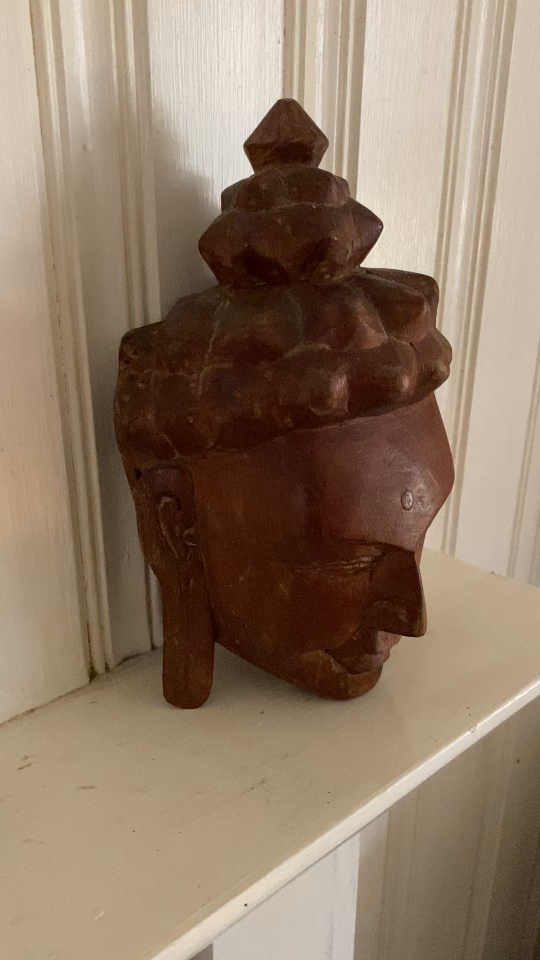
#> input picture 3D_ImgReg/buddha_images/buddha_001.png, 1080 x 1920 px, found by its file name (shown at 1/2 size); its folder holds only this picture in this run
$ jupyter execute --allow-errors 3D_ImgReg.ipynb   (older library calls are emulated)
#> lines starting #> are read from the running program, lines starting #| are printed output that depends on the picture
Tejasri Kasturi

HW4- AUTONOUMOUS FIELD ROBOTICS

[cell 1]
import cv2
import numpy as np
import matplotlib.pyplot as plt
from random import randint

print(plt.get_backend())

# Load and preprocess images
def load_images(base_path, image_indices, excluded_indices):
    """Load and preprocess a list of images."""
    images, raw_images = [], []
    for i in image_indices:
        if i in excluded_indices:
            continue
        img_path = f"{base_path}/buddha_{i:003d}.png"
        image = cv2.imread(img_path)
#> image is the input picture: shape (1920, 1080, 3); mean B, G, R 101.4, 121.8, 143.2
        raw_images.append(image)
        if image is not None:
            images.append(cv2.cvtColor(image, cv2.COLOR_BGR2RGB))
    return images, raw_images

base_path = '/home/kasturi/AFR_EECE7150/HW4/buddha_images'
image_indices = range(1, 25)
excluded_indices = {2, 3}
Images, raw_Images = load_images(base_path, image_indices, excluded_indices)

# Normalize images
def normalize_image(image):
    """Convert an image to grayscale and normalize it using CLAHE."""
    gray_image = cv2.cvtColor(image, cv2.COLOR_RGB2GRAY)
    clahe = cv2.createCLAHE(clipLimit=2.0, tileGridSize=(8, 8))
    enhanced_image = clahe.apply(gray_image)
    normalized_image = cv2.normalize(enhanced_image, None, 0, 255, cv2.NORM_MINMAX, dtype=cv2.CV_8U)
    return normalized_image

# Feature matching with SIFT
# [48 lines left out: functions feature_matching, generate_color, epipolar_lines, not called in this run]

# Display SIFT matches between two consecutive images
for i in range(len(Images) - 1):
    normalized_img1 = normalize_image(Images[i])
    normalized_img2 = normalize_image(Images[i + 1])

    img1_pts, img2_pts, matched_image = feature_matching(normalized_img1, normalized_img2)
    plt.figure(figsize=(12, 8))
    plt.title(f"SIFT Matches: Image {i} and Image {i + 1}")
    plt.imshow(matched_image)
    plt.axis("off")
    plt.show()

Fundamental and Essential Matrix Calculations with Epipolar line plot

[cell 2]
from sklearn.linear_model import RANSACRegressor
from mpl_toolkits.mplot3d import Axes3D
from mpl_toolkits.mplot3d.art3d import Poly3DCollection

# List for storing matched points across image pairs
img1_gp = []
img2_gp = []
normalized_images = []  # List for storing normalized images

# Normalize images
for img in Images:
    normalized_images.append(normalize_image(img))
#> this loop made 1 pass
#> pass 1, in normalize_image, `gray_image = cv2.cvtColor(image, cv2.COLOR_RGB2GRAY)`:
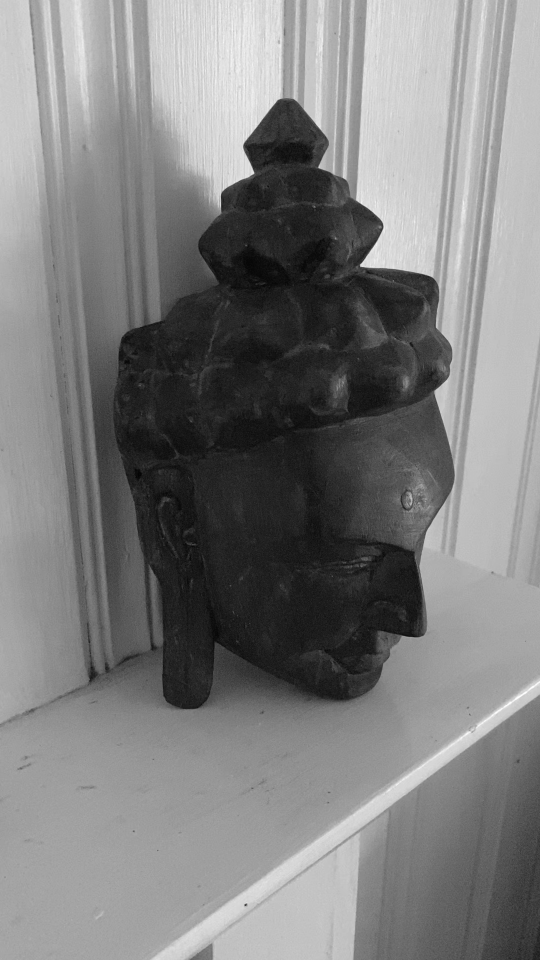
#> gray_image: shape (1920, 1080) (shown at 1/2 size); min 3, max 255, mean 125.9
#> pass 1, in normalize_image, `enhanced_image = clahe.apply(gray_image)`:
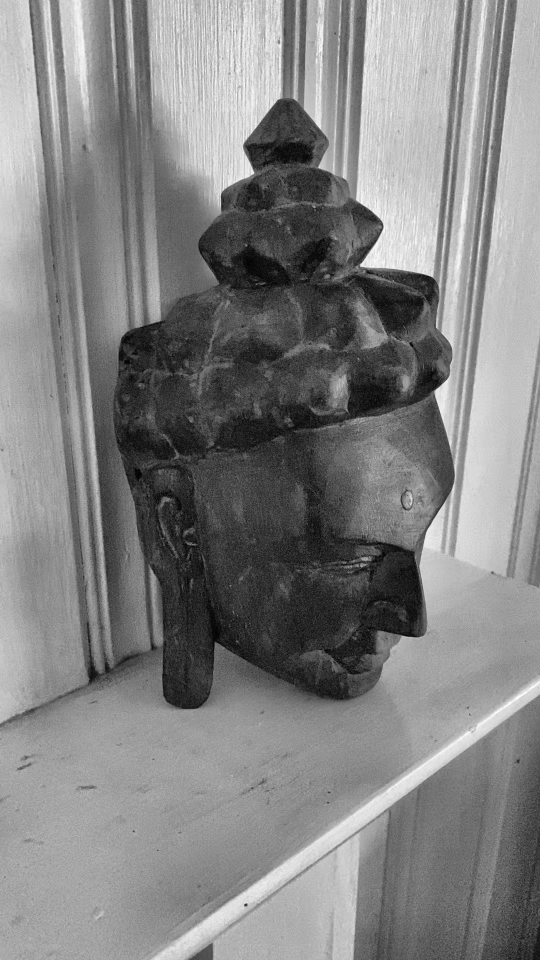
#> enhanced_image: shape (1920, 1080) (shown at 1/2 size); min 2, max 255, mean 130.2

# Camera matrix (intrinsic parameters)
height, width = normalized_images[0].shape[:2]
#> height = 1920; width = 1080
cam_matrix = np.array([[width, 0, width / 2], [0, width, height / 2], [0, 0, 1]])

# Fundamental matrix computation loop
transformation_matrix = np.eye(4)
for j in range(0, len(normalized_images) - 1):
    np.random.seed(42)
    ransac_threshold = 3.0

    # Feature matching
    _, _, Img1_gp, Img2_gp, _, _, _ = feature_matching(normalized_images[j], normalized_images[j + 1])
    img1_gp.append(Img1_gp)
    img2_gp.append(Img2_gp)

    # Filter inliers using RANSAC
    ransac = RANSACRegressor(residual_threshold=ransac_threshold, random_state=42)
    ransac.fit(img1_gp[j], img2_gp[j])
    inlier_mask = ransac.inlier_mask_
    inlier_img1_gp = img1_gp[j][inlier_mask]
    inlier_img2_gp = img2_gp[j][inlier_mask]

    # Construct matrix A for the fundamental matrix
    A = []
    for i in range(len(inlier_img1_gp)):
        x1, y1 = inlier_img1_gp[i]
        x2, y2 = inlier_img2_gp[i]
        A.append([x2 * x1, x2 * y1, x2, y2 * x1, y2 * y1, y2, x1, y1, 1])
    A = np.array(A)

    # Solve A.f = 0 using Singular Value Decomposition (SVD)
    U, D, Vt = np.linalg.svd(A)
    Funda = Vt[-1].reshape(3, 3)

    # Enforce rank-2 constraint
    U_cap, D_cap, Vt_cap = np.linalg.svd(Funda)
    D_cap[2] = 0  # Set the smallest singular value to 0
    Funda = U_cap @ np.diag(D_cap) @ Vt_cap

    # Print the fundamental matrix
    print(f"Fundamental Matrix for image pair {j} and {j+1}:\n{Funda}")

    # Epipolar Lines Visualization
    linesLeft = cv2.computeCorrespondEpilines(img2_gp[j].reshape(-1, 1, 2), 2, Funda)
    linesLeft = linesLeft.reshape(-1, 3)
    img5, img6 = epipolar_lines(normalized_images[j], normalized_images[j + 1], linesLeft, img1_gp[j], img2_gp[j])

    linesRight = cv2.computeCorrespondEpilines(img1_gp[j].reshape(-1, 1, 2), 1, Funda)
    linesRight = linesRight.reshape(-1, 3)
    img3, img4 = epipolar_lines(normalized_images[j + 1], normalized_images[j], linesRight, img2_gp[j], img1_gp[j])

    plt.subplot(141), plt.imshow(img5)
    plt.subplot(142), plt.imshow(img6)
    plt.subplot(143), plt.imshow(img4)
    plt.subplot(144), plt.imshow(img3)
    plt.show()

    # Compute the Essential Matrix (E) from Fundamental Matrix (F)
    E = np.dot(cam_matrix.T, np.dot(Funda, cam_matrix))

    # Decompose the Essential Matrix to find rotation and translation
    U_E, D_E, Vt_E = np.linalg.svd(E)

    # Ensure determinant is positive for valid rotation matrices
    if np.linalg.det(U_E) < 0:
        U_E *= -1
    if np.linalg.det(Vt_E) < 0:
        Vt_E *= -1

    # Compute possible rotation matrices and translations
    W = np.array([[0, -1, 0], [1, 0, 0], [0, 0, 1]])
    R1 = U_E @ W @ Vt_E
    R2 = U_E @ W.T @ Vt_E
    t1 = U_E[:, 2]
    t2 = -U_E[:, 2]

    # Select the best (R, t) pair based on the number of valid 3D points
    best_valid_points = 0
    best_rotation, best_translation = None, None

    P1 = np.dot(cam_matrix, np.hstack((np.identity(3), np.zeros((3, 1)))))

    for R, t in [(R1, t1), (R1, t2), (R2, t1), (R2, t2)]:
        P2 = np.dot(cam_matrix, np.hstack((R, t.reshape(3, 1))))
        points_3d = cv2.triangulatePoints(P1, P2, img1_gp[j].T, img2_gp[j].T)
        points_3d /= points_3d[3]

        valid_points = np.sum(points_3d[2, :] > 0)
        if valid_points > best_valid_points:
            best_valid_points = valid_points
            best_rotation = R
            best_translation = t

    final_R = best_rotation
    final_t = best_translation

    # Print rotation and translation matrices
    print(f"Rotation Matrix for image pair {j} and {j+1}:\n{final_R}")
    print(f"Translation Vector for image pair {j} and {j+1}:\n{final_t}")

# Bundle Adjustment

[cell 3]
# Bundle Adjustment
import cv2
import numpy as np
import matplotlib.pyplot as plt
import gtsam
import gtsam.utils.plot
from mpl_toolkits.mplot3d.art3d import Poly3DCollection
import plotly.graph_objs as go
from plotly.subplots import make_subplots

normalized_images = [] # List for storing normalized images
for i in Images:
    normalized_images.append(normalize_image(i))
height, width = normalized_images[0].shape[:2]
#> (the rest of this cell did not finish here and is left out)
